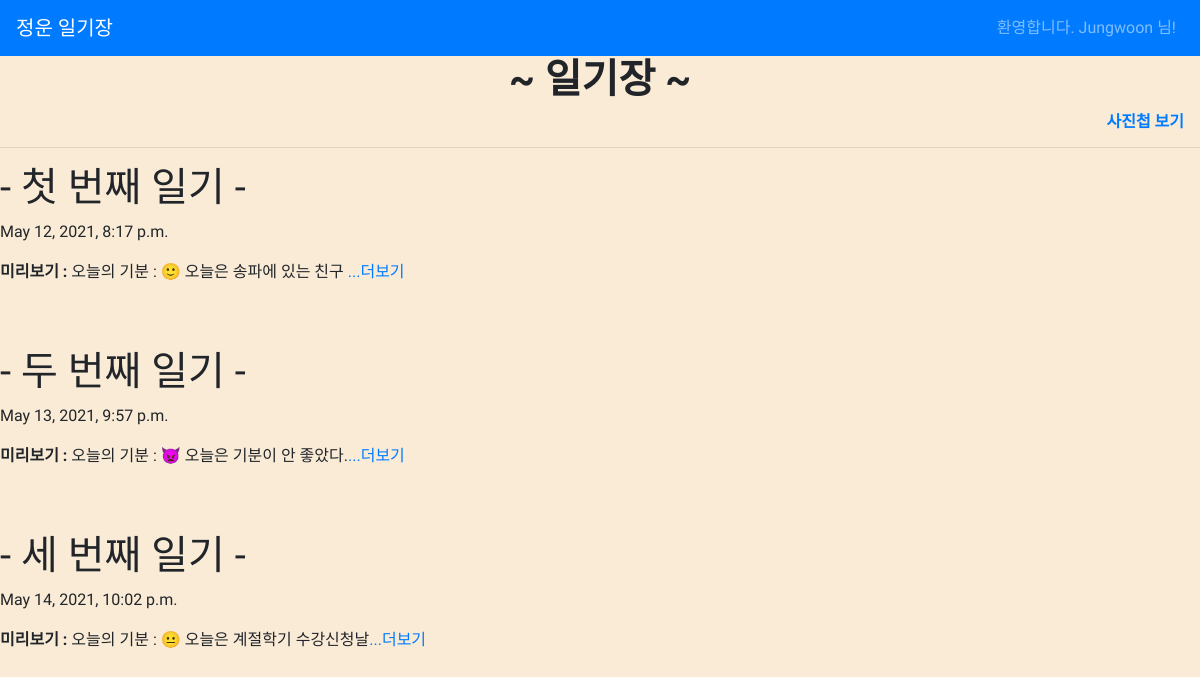
The app's page / (signed in) with its own data.
### diaryapp/models.py (models this page shows, shortened)
class Diary(models.Model):
    title = models.CharField(max_length = 200)
    pub_date = models.DateTimeField('data published')
    body = models.TextField()
    def summary(self):
        return self.body[:30]

### diaryapp/views.py (the view)
# urls.py: 2. Add a URL to urlpatterns:  path('', views.home, name='home')
def home(request):
    diarys = Diary.objects
    return render(request, 'home.html', {'diarys' : diarys})

### diaryapp/templates/home.html (shortened to what this page needs)
{% extends 'base.html' %}
{% block content %}
<!DOCTYPE html>
<html lang="en" xmlns="http://www.w3.org/1999/xhtml">
<head>
</head>
<body>
    <h1 id=dia> ~ 일기장 ~ </h1>
    <h6 id=pho><a href="http://127.0.0.1:8000/photo/">사진첩 보기</a>&nbsp;&nbsp;&nbsp;&nbsp;</h6>
    <hr>
    {% for diary in diarys.all %}
    <h1> - {{diary.title}} - </h1>
    <p> {{diary.pub_date}} </p>
    <p><strong>미리보기 :</strong> {{diary.summary}}<a href="{%url 'detail' diary.id%}">...더보기</a></p>
    <br><br>
    {% endfor %}
</body>
</html>
{% endblock %}

### diaryapp/templates/base.html (shortened to what this page needs)
{% load bootstrap4 %}
{% bootstrap_css %}
<nav class="navbar navbar-expand-lg navbar-dark bg-primary">
<a class="navbar-brand" href="{% url 'home' %}">정운 일기장</a>
<div class="collapse navbar-collapse" id="navbarNav">
<ul class="navbar-nav ml-auto">
<li class="nav-item">
<a class="nav-item navlink" href="{% url 'home' %}">Home</span></a>
</li>
{% if user.is_authenticated %}
<li class="nav-item dropdown">
<a class="nav-link dropdowntoggle" id="navbarDropdown" role="button" data-toggle="dropdown"
aria-haspopup="true" ariaexpanded="false">환영합니다. {{ user.username }} 님!</a>
</li>
{% endif %}
</ul>
</div></nav>
{% block content %}
{% endblock %}

### diaryapp/templates/home.html (style rules this page uses)
body { background-color:antiquewhite; font-family: 'Gaegu', cursive; }
#dia { text-align:center; font-weight:bold; }
#pho { text-align:right; font-weight:bold; }

### records on screen
Diary: title "첫 번째 일기", pub_date "May 12, 2021, 8:17 p.m.", summary "오늘의 기분 : 🙂 오늘은 송파에 있는 친구"
Diary: title "두 번째 일기", pub_date "May 13, 2021, 9:57 p.m.", summary "오늘의 기분 : 👿 오늘은 기분이 안 좋았다."
Diary: title "세 번째 일기", pub_date "May 14, 2021, 10:02 p.m.", summary "오늘의 기분 : 😐 오늘은 계절학기 수강신청날"

### other values on screen
{{ user.username }} "Jungwoon"
